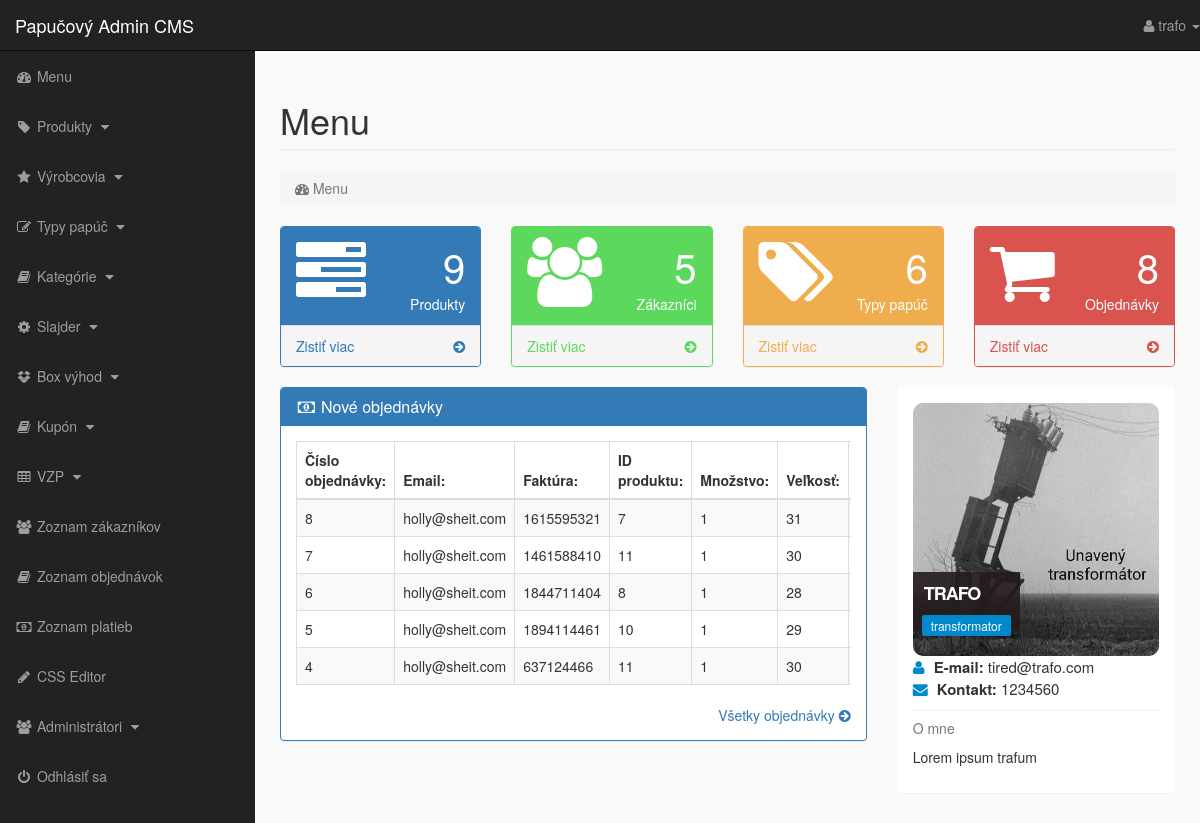
Page /admin_area/index.php?dashboard (signed in) on the committed database.
### tables this page shows
CREATE TABLE `pending_orders` (
  `order_id` int(10) NOT NULL AUTO_INCREMENT,
  `customer_id` int(10) NOT NULL,
  `invoice_no` int(10) NOT NULL,
  `product_id` text NOT NULL,
  `qty` int(10) NOT NULL,
  `size` text NOT NULL,
  `order_status` text NOT NULL,
  PRIMARY KEY (`order_id`)
);

CREATE TABLE `customers` (
  `customer_id` int(10) NOT NULL AUTO_INCREMENT,
  `customer_name` varchar(255) NOT NULL,
  `customer_email` varchar(255) NOT NULL,
  `customer_pass` varchar(255) NOT NULL,
  `customer_country` text NOT NULL,
  `customer_city` text NOT NULL,
  `customer_contact` varchar(255) NOT NULL,
  `customer_address` text NOT NULL,
  `customer_image` text NOT NULL,
  `customer_ip` varchar(100) NOT NULL,
  PRIMARY KEY (`customer_id`)
);

### admin_area/dashboard.php (the view, shortened to what this page needs)
<?php
    if(!isset($_SESSION['admin_email'])){
        echo "<script>window.open('login.php','_self')</script>";
    }else{
?>
<div class="row">
    <div class="col-lg-12">
        <h1 class="page-header"> Menu </h1>
        <ol class="breadcrumb">
            <li class="active">
                <i class="fa fa-dashboard"></i> Menu
            </li>
        </ol>
    </div>
</div>
<div class="row">
    <div class="col-lg-3 col-md-6">
        <div class="panel panel-primary">
            <div class="panel-heading">
                <div class="row">
                    <div class="col-xs-3">
                        <i class="fa fa-tasks fa-5x"></i>
                    </div>
                    <div class="col-xs-9 text-right">
                        <div class="huge"> <?php echo $count_products; ?> </div>
                        <div> Produkty </div>
                    </div>
                </div>
            </div>
            <a href="index.php?view_products">
                <div class="panel-footer">
                    <span class="pull-left">
                        Zistiť viac
                    </span>
                    <span class="pull-right">
                        <i class="fa fa-arrow-circle-right"></i>
                    </span>
                    <div class="clearfix"></div>
                </div>
            </a>
        </div>
    </div>
    <div class="col-lg-3 col-md-6">
        <div class="panel panel-green">
            <div class="panel-heading">
                <div class="row">
                    <div class="col-xs-3">
                        <i class="fa fa-users fa-5x"></i>
                    </div>
                    <div class="col-xs-9 text-right">
                        <div class="huge"> <?php echo $count_customers; ?> </div>
                        <div> Zákazníci </div>
                    </div>
                </div>
            </div>
            <a href="index.php?view_customers">
                <div class="panel-footer">
                    <span class="pull-left">
                        Zistiť viac
                    </span>
                    <span class="pull-right">
                        <i class="fa fa-arrow-circle-right"></i>
                    </span>
                    <div class="clearfix"></div>
                </div>
            </a>
        </div>
    </div>
    <div class="col-lg-3 col-md-6">
        <div class="panel panel-orange">
            <div class="panel-heading">
                <div class="row">
                    <div class="col-xs-3">
                        <i class="fa fa-tags fa-5x"></i>
                    </div>
                    <div class="col-xs-9 text-right">
                        <div class="huge"> <?php echo $count_p_categories; ?> </div>
                        <div> Typy papúč </div>
                    </div>
                </div>
            </div>
            <a href="index.php?view_p_cats">
                <div class="panel-footer">
                    <span class="pull-left">
                        Zistiť viac
                    </span>
                    <span class="pull-right">
                        <i class="fa fa-arrow-circle-right"></i>
                    </span>
                    <div class="clearfix"></div>
                </div>
            </a>
        </div>
    </div>
    <div class="col-lg-3 col-md-6">
        <div class="panel panel-red">
            <div class="panel-heading">
                <div class="row">
                    <div class="col-xs-3">
                        <i class="fa fa-shopping-cart fa-5x"></i>
                    </div>
                    <div class="col-xs-9 text-right">
                        <div class="huge"> <?php echo $count_pending_orders; ?> </div>
                        <div> Objednávky </div>
                    </div>
                </div>
            </div>
            <a href="index.php?view_orders">
                <div class="panel-footer">
                    <span class="pull-left">
                        Zistiť viac
                    </span>
                    <span class="pull-right">
                        <i class="fa fa-arrow-circle-right"></i>
                    </span>
                    <div class="clearfix"></div>
                </div>
            </a>
        </div>
    </div>
</div>
<div class="row">
    <div class="col-lg-8">
        <div class="panel panel-primary">
            <div class="panel-heading">
                <h3 class="panel-title">
                    <i class="fa fa-money fa-fw"></i> Nové objednávky
                </h3>
            </div>
            <div class="panel-body">
                <div class="table-responsive">
                    <table class="table table-hover table-striped table-bordered">
                        <thead>
                            <tr>
                                <th> Číslo objednávky: </th>
                                <th> Email: </th>
                                <th> Faktúra: </th>
                                <th> ID produktu: </th>
                                <th> Množstvo: </th>
                                <th> Veľkosť: </th>
                                <th> Stav objednávky: </th>
                            </tr>
                        </thead>
                        <tbody>
                            <?php
                                $get_order = "select * from pending_orders order by 1 DESC LIMIT 0,5";
                                $run_order = mysqli_query($con,$get_order);
                                while($row_order=mysqli_fetch_array($run_order)){
                                    $order_id = $row_order['order_id'];
                                    $c_id = $row_order['customer_id'];
                                    $invoice_no = $row_order['invoice_no'];
                                    $product_id = $row_order['product_id'];
                                    $qty = $row_order['qty'];
                                    $size = $row_order['size'];
                            ?>
                            <tr>
                                <td> <?php echo $order_id; ?> </td>
                                <td>
                                    <?php
                                        $get_customer = "select * from customers where customer_id='$c_id'";
                                        $run_customer = mysqli_query($con,$get_customer);
                                        $row_customer = mysqli_fetch_array($run_customer);
                                        $customer_email = $row_customer['customer_email'];
                                        echo $customer_email;
                                    ?>
                                </td>
                                <td> <?php echo $invoice_no; ?> </td>
                                <td> <?php echo $product_id; ?> </td>
                                <td> <?php echo $qty; ?> </td>
                                <td> <?php echo $size; ?> </td>
                                <td>
                                </td>
                            </tr>
                            <?php } ?>
                        </tbody>
                    </table>
                </div>
                <div class="text-right">
                    <a href="index.php?view_orders">
                        Všetky objednávky <i class="fa fa-arrow-circle-right"></i>
                    </a>
                </div>
            </div>
        </div>
    </div>
    <div class="col-md-4">
        <div class="panel">
            <div class="panel-body">
                <div class="mb-md thumb-info">
                    <img src="admin_images/<?php echo $admin_image; ?>" alt="<?php echo $admin_image; ?>" class="rounded img-responsive">
                    <div class="thumb-info-title">
                        <span class="thumb-info-inner"> <?php echo $admin_name; ?> </span>
                        <span class="thumb-info-type"> <?php echo $admin_job; ?> </span>
                    </div>
                </div>
                <div class="mb-md">
                    <div class="widget-content-expanded">
                        <i class="fa fa-user"></i> <span> E-mail: </span> <?php echo $admin_email; ?> <br/>
                        <i class="fa fa-envelope"></i> <span> Kontakt: </span> <?php echo $admin_contact; ?> <br/>
                    </div>
                    <hr class="dotted short">
                    <h5 class="text-muted"> O mne </h5>
                    <p>
                        <?php echo $admin_about; ?>
                    </p>
                </div>
            </div>
        </div>
    </div>
</div>
<?php } ?>

### admin_area/includes/sidebar.php (shortened to what this page needs)
<?php
    if(!isset($_SESSION['admin_email'])){
        echo "<script>window.open('login.php','_self')</script>";
    }else{
?>
<nav class="navbar navbar-inverse navbar-fixed-top">
    <div class="navbar-header">
        <a href="index.php?dashboard" class="navbar-brand">Papučový Admin CMS</a>
    </div>
    <ul class="nav navbar-right top-nav">
        <li class="dropdown">
            <a href="#" class="dropdown-toggle" data-toggle="dropdown">
                <i class="fa fa-user"></i> <?php echo $admin_name;  ?> <b class="caret"></b>
            </a>
        </li>
    </ul>
    <div class="collapse navbar-collapse navbar-ex1-collapse">
        <ul class="nav navbar-nav side-nav">
            <li>
                <a href="index.php?dashboard">
                        <i class="fa fa-fw fa-dashboard"></i> Menu
                </a>
            </li>
            <li>
                <a href="#" data-toggle="collapse" data-target="#products">
                        <i class="fa fa-fw fa-tag"></i> Produkty
                        <i class="fa fa-fw fa-caret-down"></i>
                </a>
            </li>
            <li>
                <a href="#" data-toggle="collapse" data-target="#manufacturer">
                        <i class="fa fa-fw fa-star"></i> Výrobcovia
                        <i class="fa fa-fw fa-caret-down"></i>
                </a>
            </li>
            <li>
                <a href="#" data-toggle="collapse" data-target="#p_cat">
                        <i class="fa fa-fw fa-edit"></i> Typy papúč
                        <i class="fa fa-fw fa-caret-down"></i>
                </a>
            </li>
            <li>
                <a href="#" data-toggle="collapse" data-target="#cat">
                        <i class="fa fa-fw fa-book"></i> Kategórie
                        <i class="fa fa-fw fa-caret-down"></i>
                </a>
            </li>
            <li>
                <a href="#" data-toggle="collapse" data-target="#slides">
                        <i class="fa fa-fw fa-gear"></i> Slajder
                        <i class="fa fa-fw fa-caret-down"></i>
                </a>
            </li>
            <li>
                <a href="#" data-toggle="collapse" data-target="#boxes">
                        <i class="fa fa-fw fa-dropbox"></i> Box výhod
                        <i class="fa fa-fw fa-caret-down"></i>
                </a>
            </li>
            <li>
                <a href="#" data-toggle="collapse" data-target="#coupon">
                        <i class="fa fa-fw fa-book"></i> Kupón
                        <i class="fa fa-fw fa-caret-down"></i>
                </a>
            </li>
            <li>
                <a href="#" data-toggle="collapse" data-target="#terms">
                        <i class="fa fa-fw fa-table"></i> VZP
                        <i class="fa fa-fw fa-caret-down"></i>
                </a>
            </li>
            <li>
                <a href="index.php?view_customers">
                    <i class="fa fa-fw fa-users"></i> Zoznam zákazníkov
                </a>
            </li>
            <li>
                <a href="index.php?view_orders">
                    <i class="fa fa-fw fa-book"></i> Zoznam objednávok
                </a>
            </li>
            <li>
                <a href="index.php?view_payments">
                    <i class="fa fa-fw fa-money"></i> Zoznam platieb
                </a>
            </li>
            <li>
                <a href="index.php?edit_css">
                    <i class="fa fa-fw fa-pencil"></i> CSS Editor
                </a>
            </li>
            <li>
                <a href="#" data-toggle="collapse" data-target="#users">
                        <i class="fa fa-fw fa-users"></i> Administrátori
                        <i class="fa fa-fw fa-caret-down"></i>
                </a>
            </li>
            <li>
                <a href="logout.php">
                    <i class="fa fa-fw fa-power-off"></i> Odhlásiť sa
                </a>
            </li>
        </ul>
    </div>
</nav>
<?php } ?>

### admin_area/css/style.css (style rules this page uses)
body { margin-top: 100px; }
@media (min-width: 768px) { body { margin-top: 50px; } }
.top-nav { 0 15px; }
.top-nav>li { float: left; display: inline-block; }
.top-nav>li>a { color: #999999; line-height: 20px; padding-top: 15px; padding-bottom: 15px; }
@media (min-width: 768px) { .side-nav { position: fixed; top: 51px; bottom: 0; width: 255px; overflow-y: auto; overflow-x: hidden; background-color: #222222; padding-bottom: 40px; border-radius: 0; } }
@media (min-width: 768px) { .side-nav>li>a { width: 255px; } }
.huge { font-size: 40px; line-height: normal; }
.panel-green { border-color: #5cd85c; }
.panel-green>.panel-heading { color: #ffffff; background-color: #5cd85c; }
.panel-green>a { color: #5cd85c; }
.panel-orange { border-color: #f0ad4e; }
.panel-orange>.panel-heading { color: #ffffff; background-color: #f0ad4e; }
.panel-orange>a { color: #f0ad4e; }
.panel-red { border-color: #d9534f; }
.panel-red>.panel-heading { color: #ffffff; background-color: #d9534f; }
.panel-red>a { color: #d9534f; }
.panel-body { border-radius: 5px; }
.thumb-info { position: relative; }
.rounded { border-radius: 10px; }
hr { border: 0; height: 1px; margin: 10px 0 10px 0; }
hr.dotted { border-bottom: 1px #dddddd dotted; height: 0px; margin: 10px 0 10px 0; }
.thumb-info .thumb-info-title { background: rgba(36,27,28,.9); bottom: 10%; color: #ffffff; font-size: 18px; font-weight: 600; left: 0; letter-spacing: -1px; padding: 9px 11px 9px; position: absolute; text-transform: uppercase; z-index: 1; }
.thumb-info .thumb-info-inner { display: block; }
.thumb-info .thumb-info-type { background: #0088cc; display: inline-block; border-radius: 2px; float: left; font-size: 12px; font-weight: 400; letter-spacing: 0; margin: 8px -2px -15px -2px; padding: 2px 9px; text-transform: none; }
.widget-content-expanded { font-size: 15px; }
.widget-content-expanded span { font-weight: 600; }
.widget-content-expanded i { color: #0088cc; margin-right: 5px; }

### rows in the picture
pending_orders: order_id "8", customer.customer_email "holly@sheit.com", invoice_no "1615595321", product "7", qty "1", size "31"
pending_orders: order_id "7", customer.customer_email "holly@sheit.com", invoice_no "1461588410", product "11", qty "1", size "30"
pending_orders: order_id "6", customer.customer_email "holly@sheit.com", invoice_no "1844711404", product "8", qty "1", size "28"
pending_orders: order_id "5", customer.customer_email "holly@sheit.com", invoice_no "1894114461", product "10", qty "1", size "29"
pending_orders: order_id "4", customer.customer_email "holly@sheit.com", invoice_no "637124466", product "11", qty "1", size "30"

### other values in the picture
$admin_name "trafo"
$count_products "9"
$count_customers "5"
$count_p_categories "6"
$count_pending_orders "8"
$admin_name "TRAFO"
$admin_job "transformator"
$admin_email "tired@trafo.com"
$admin_contact "1234560"
$admin_about "Lorem ipsum trafum"
